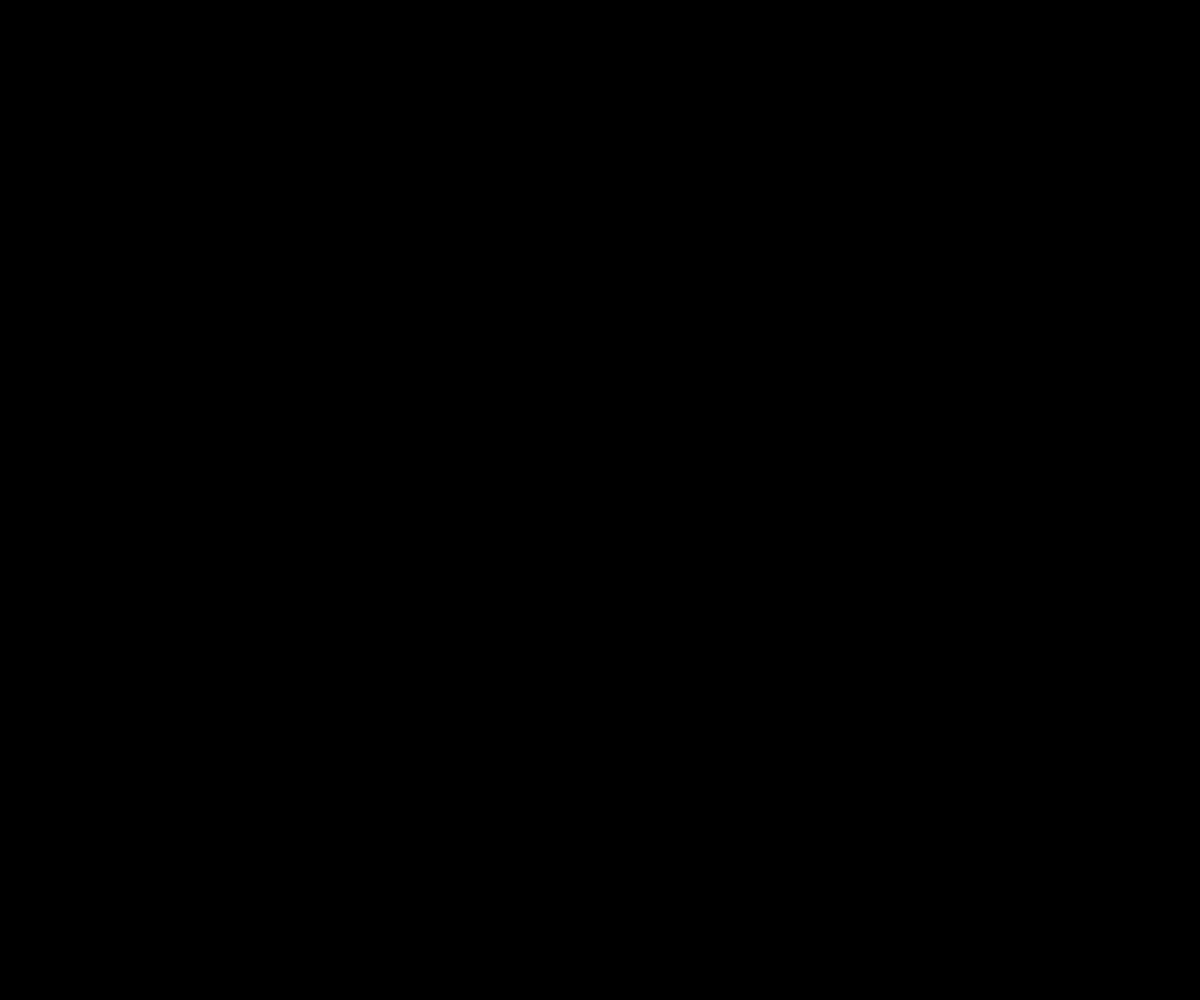
Frame 1 (no input)
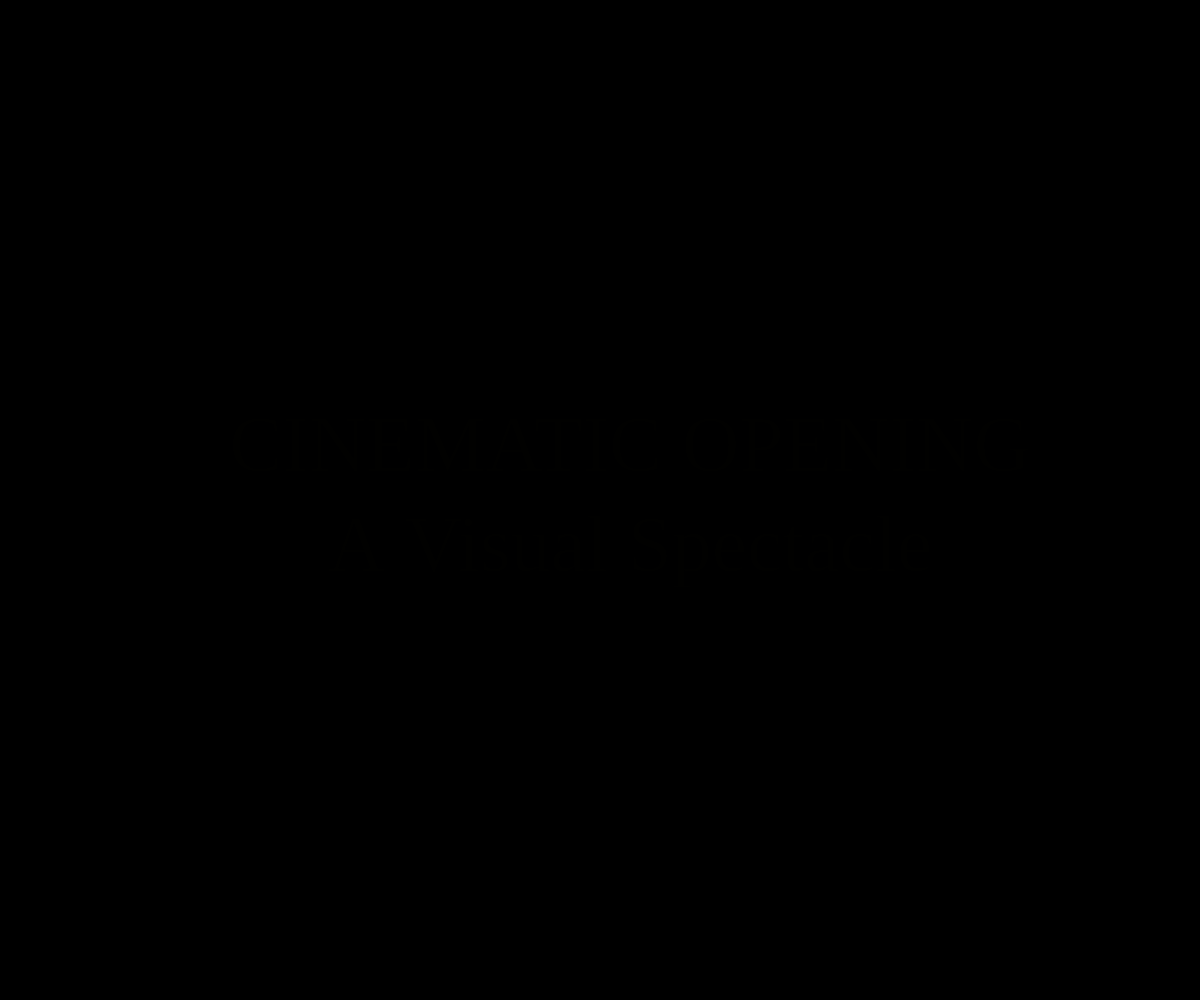
Frame 60 (no input)
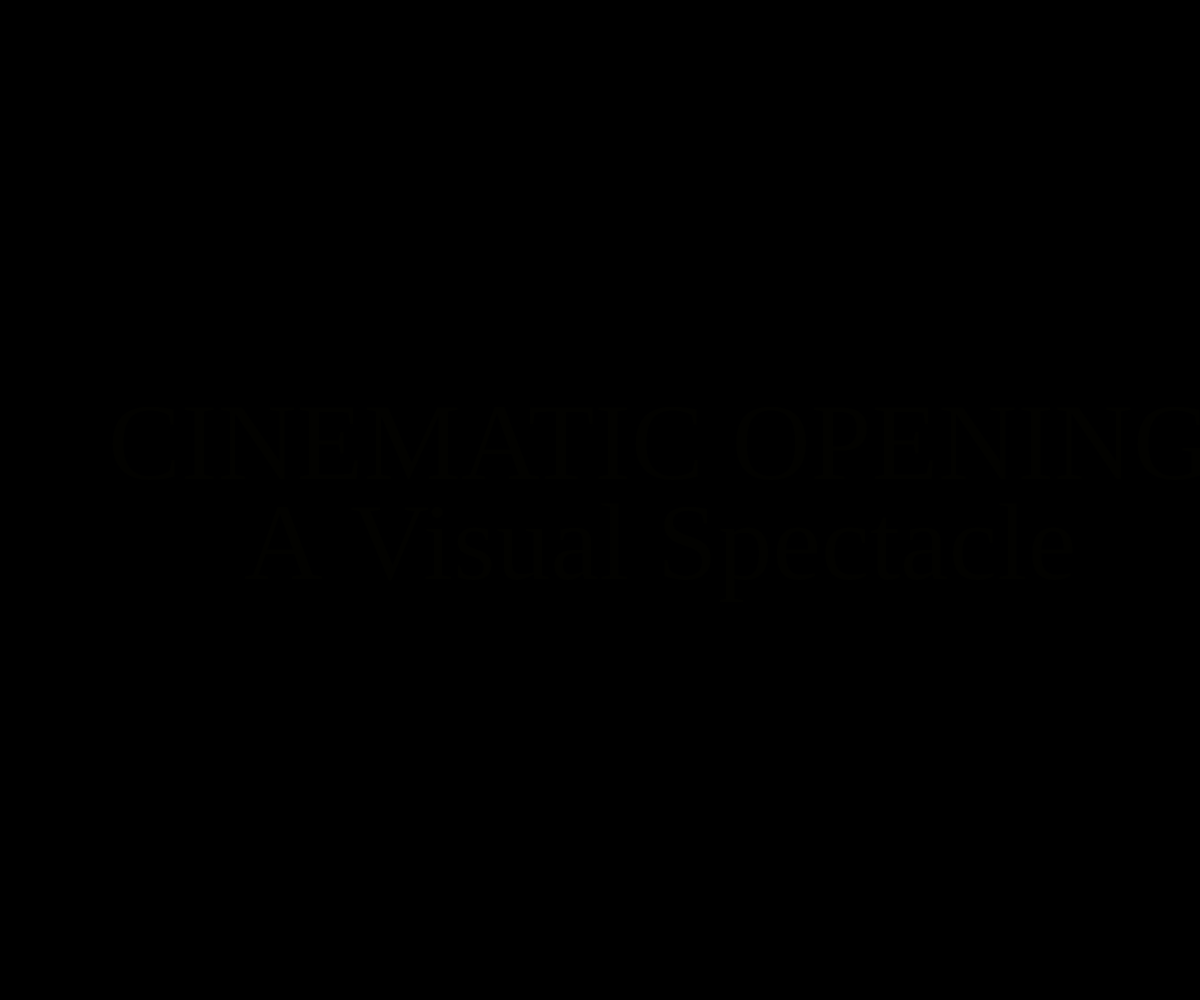
Frame 120 (the mouse pressed at the canvas centre since frame 60)

The p5.js sketch that drew these frames (run headless with seeded random() and noise() and a simulated clock; from frame 60 on, the mouse is pressed at the canvas centre):

// p5.js sketch
// ── sketch.js
let titleText = "CINEMATIC OPENING";
let subtitleText = "A Visual Spectacle";
let titles = [];
let colors = [
  [255, 215, 0],   // Gold
  [0, 0, 139],     // Dark Blue
  [255, 255, 255], // White
  [139, 0, 0],     // Dark Red
  [0, 100, 0]      // Dark Green
];
let currentColorIndex = 0;
let fadeSpeed = 0.02;
let scaleSpeed = 0.005;
let panSpeed = 0.5;

function setup() {
  createCanvas(windowWidth, windowHeight);
  textAlign(CENTER, CENTER);
  textSize(100);
  textFont('Georgia');
  
  titles.push({
    text: titleText,
    x: width / 2,
    y: height / 2 - 50,
    scale: 0,
    alpha: 0,
    fadeDirection: 1
  });
  
  titles.push({
    text: subtitleText,
    x: width / 2,
    y: height / 2 + 50,
    scale: 0,
    alpha: 0,
    fadeDirection: 1
  });
}

function draw() {
  background(0);
  
  // Cycle through color palettes
  if (frameCount % 300 === 0) {
    currentColorIndex = (currentColorIndex + 1) % colors.length;
  }
  
  let c = colors[currentColorIndex];
  fill(c[0], c[1], c[2]);
  noStroke();
  
  // Animate each title
  for (let i = 0; i < titles.length; i++) {
    let t = titles[i];
    
    // Fade in/out
    t.alpha += fadeSpeed * t.fadeDirection;
    
    if (t.alpha > 255) {
      t.alpha = 255;
      t.fadeDirection = -1;
    } else if (t.alpha < 0) {
      t.alpha = 0;
      t.fadeDirection = 1;
    }
    
    // Scale up/down
    t.scale += scaleSpeed * (t.fadeDirection > 0 ? 1 : -1);
    
    if (t.scale > 1.5) t.scale = 1.5;
    if (t.scale < 0.5) t.scale = 0.5;
    
    // Pan across the screen
    t.x += panSpeed;
    
    if (t.x > width + 200) {
      t.x = -200;
    }
    
    fill(c[0], c[1], c[2], t.alpha);
    textSize(100 * t.scale);
    text(t.text, t.x, t.y);
  }
}

function windowResized() {
  resizeCanvas(windowWidth, windowHeight);
}
